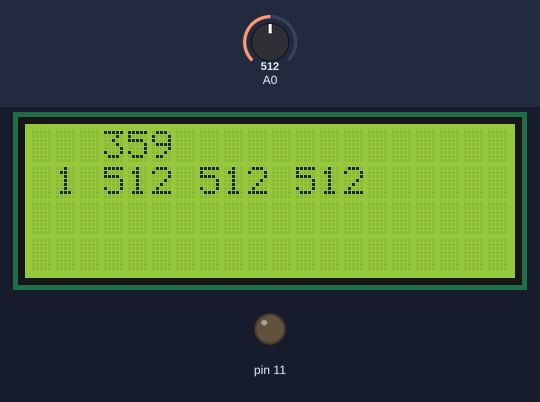
A sketch run on a simulated Arduino Uno, built with avr-gcc and run on an emulated ATmega328P. Parts: 20×4 character LCD, output pins drawn as LEDs (lit = HIGH). The inputs (shaded band) are chosen by the test bench; at power-on: A0 = 512.

Above: at 1.2 s.
1.3 s: A0 set to 716
At 2.4 s:
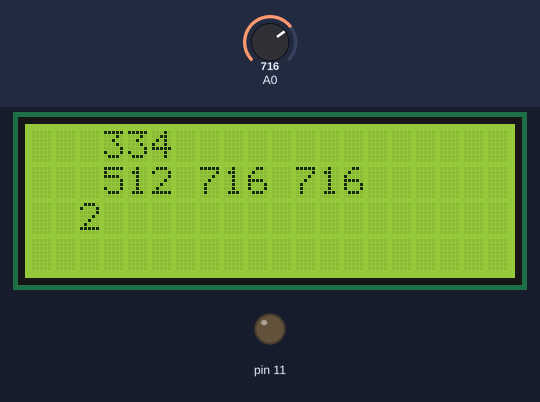
3.5 s: A0 set to 900
At 4.8 s:
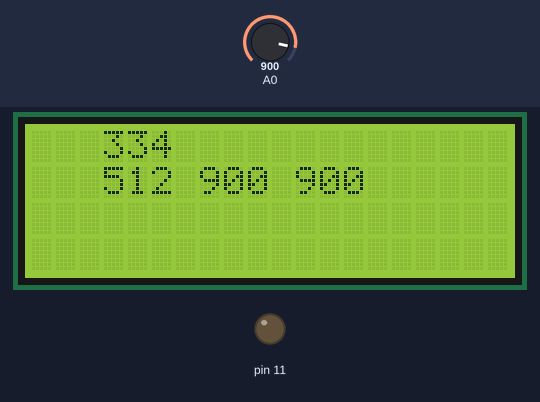
5.5 s: A0 set to 1010
At 6.6 s:
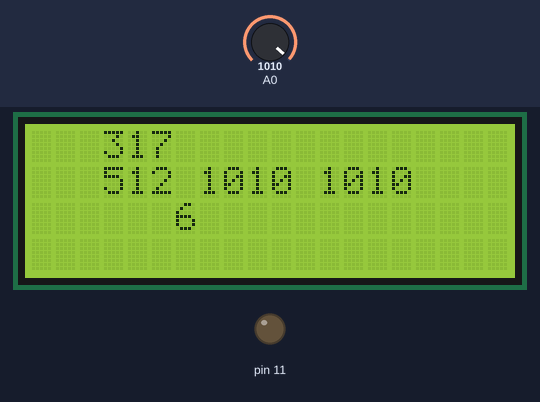
Timing chart, 0 to 8.5 s (numbered marks = the images above; inputs shaded):
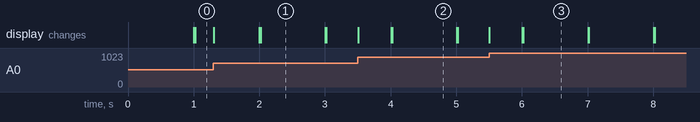

The sketch:

lcd.ino
```cpp
// include the library code:
#include <LiquidCrystal.h>

// initialize the library with the numbers of the interface pins
LiquidCrystal lcd(9, 8, 5, 4, 7, 6);

int last_row, last_col;

void setup() {
  // set up the LCD's number of columns and rows:
  lcd.begin(20, 4);
  // Print a message to the LCD.
  last_row = last_col = 0;

  pinMode(11, OUTPUT);
  set_lcd_light(1);

}

unsigned int get_fps() {
  /*
  Created by Xaris Tsimpouris
  https://github.com/xtsimpouris/arduino-test-code
  http://1024.gr
  */
  static long unsigned int last_millis = 0, cur_millis;
  static unsigned int last_fps = 0;
  static unsigned int current_fps = 0;

  cur_millis = millis();
  current_fps += 1;
  if (cur_millis - last_millis >= 1000) {
    last_millis = cur_millis;
    last_fps = current_fps;
    current_fps = 0;
  }

  return last_fps;
}

void set_lcd_light(int light_status) {
  /*
  Created by Xaris Tsimpouris
  https://github.com/xtsimpouris/arduino-test-code
  http://1024.gr
  */
  /*
    light_status
      0 -> OFF
      1 -> ON
      2 -> TOGGLE
      3 -> STAY ON FOR $$ SECONDS AND THEN OFF
     -1 -> SAME AS BEFORE
  */
  #define SCREEN_TOGGLE_DELAY  300
  #define SCREEN_STAY_ON_SECS  20
  #define SCREEN_PIN_LIGHT     10
  static long last_check = 0;
  static long screen_delay_toggle = 0;
  static int lcd_bright = 0;
  static int last_light_status = -1000;  // Something to start

  if (light_status == -1) {
    light_status = last_light_status;
  }

  switch(light_status) {
    case 1:
      if (last_light_status != 1)
        digitalWrite(SCREEN_PIN_LIGHT, HIGH);
      last_light_status = light_status;
      break;

    case 2:
      if (last_light_status != 2) {
        last_check = millis();
        screen_delay_toggle = SCREEN_TOGGLE_DELAY;
      }
      last_light_status = light_status;
      screen_delay_toggle = screen_delay_toggle - (millis() - last_check);
      last_check = millis();

      if (screen_delay_toggle <= 0) {
        lcd_bright = !lcd_bright;
        digitalWrite(11, lcd_bright);
        screen_delay_toggle = SCREEN_TOGGLE_DELAY;
      }
      break;

    case 3:
      if (last_light_status != 3) {
        last_check = millis();
        screen_delay_toggle = SCREEN_STAY_ON_SECS * 1000;
        digitalWrite(SCREEN_PIN_LIGHT, HIGH);
      }
      last_light_status = light_status;
      screen_delay_toggle = screen_delay_toggle - (millis() - last_check);
      last_check = millis();

      if (screen_delay_toggle <= 0) {
        digitalWrite(11, LOW);
        last_light_status = 0;
      }
      break;

    case 0:
    default:
      if (last_light_status != 0)
        digitalWrite(SCREEN_PIN_LIGHT, LOW);
      last_light_status = light_status;
  }
}

void loop() {
  static int max_light = 0, min_light = 1024;
  int row, col, sec, light;
  sec = row = col = (int)(millis() / 1000);
  row = row % 4;
  col = col % 19;

  sec = sec % 60;

  light = analogRead(A0);
  if (light > max_light) max_light = light;  // oria lathous i bgike to kalwdio
  if (light < min_light) min_light = light;  // oria lathous i bgike to kalwdio
  set_lcd_light(light <= ((max_light - min_light) / 3  + min_light) ? 3 : -1);

  lcd.setCursor(3, 1);
  lcd.print(min_light);
  lcd.print(' ');
  lcd.print(light);
  lcd.print(' ');
  lcd.print(max_light);
  lcd.print(' ');

  if (last_row == row && last_col == col) {
    lcd.setCursor(3, 0);
    lcd.print(get_fps());
    return;
  }

  last_row = row;
  last_col = col;
  // set the cursor to column 0, line 1
  // (note: line 1 is the second row, since counting begins with 0):
  lcd.clear();
  lcd.setCursor(col, row);
  // print the number of seconds since reset:
  lcd.print(sec);

  lcd.setCursor(3, 0);
  lcd.print(get_fps());

  delay(11);
}
```

Measured:
- what the display in image 1 shows lasts 1.0 s, from 2.0 s to 3.0 s
